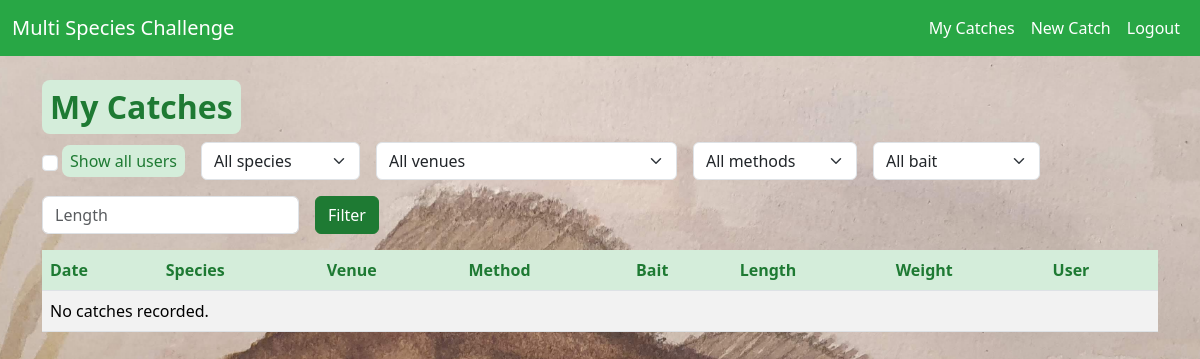
The app's page /catch/ (signed in), older data.
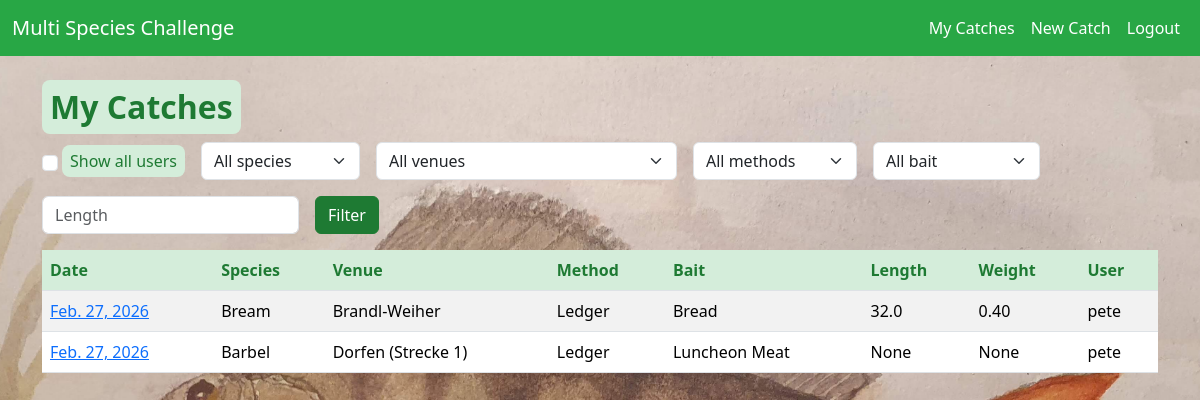
The same page, newer data.
### catch/models.py (models this page shows, shortened)
class Catch(models.Model):
    user = models.ForeignKey(settings.AUTH_USER_MODEL, on_delete=models.CASCADE)
    date = models.DateField()
    species = models.ForeignKey(Species, on_delete=models.PROTECT)
    venue = models.ForeignKey(Venue, on_delete=models.PROTECT)
    method = models.ForeignKey(Method, on_delete=models.PROTECT)
    bait = models.ForeignKey(Bait, on_delete=models.PROTECT)
    length = TolerantDecimalField(max_digits=4, decimal_places=1, blank=True, null=True)
    weight = models.DecimalField(max_digits=6, decimal_places=2, blank=True, null=True)
    picture = models.ImageField(upload_to='catch_pics/', blank=True, null=True)
    comments = models.TextField(blank=True, null=True)
    class Meta:
        ordering = ['-date']

class Species(models.Model):
    name = models.CharField(max_length=50, unique=True)
    class Meta:
        ordering = ['name']

class Venue(models.Model):
    name = models.CharField(max_length=50, unique=True)
    class Meta:
        ordering = ['name']

class Method(models.Model):
    name = models.CharField(max_length=50, unique=True)
    class Meta:
        ordering = ['name']

class Bait(models.Model):
    name = models.CharField(max_length=50, unique=True)
    class Meta:
        ordering = ['name']

### catch/views.py (the view)
# urls.py: path('', CatchListView.as_view(), name='catch_list'),
class CatchListView(LoginRequiredMixin, ListView):
    model = Catch
    template_name = 'catch/catch_list.html'
    context_object_name = 'catches'
    paginate_by = 20
    def get_queryset(self):
        show_all = self.request.GET.get('all') == '1'
        if show_all:
            qs = Catch.objects.all()
        else:
            qs = Catch.objects.filter(user=self.request.user)
        species = self.request.GET.get('species')
        venue = self.request.GET.get('venue')
        method = self.request.GET.get('method')
        bait = self.request.GET.get('bait')
        length = self.request.GET.get('length')
        if species:
            qs = qs.filter(species_id=species)
        if venue:
            qs = qs.filter(venue_id=venue)
        if method:
            qs = qs.filter(method_id=method)
        if bait:
            qs = qs.filter(bait_id=bait)
        if length:
            try:
                qs = qs.filter(length=float(length))
            except (ValueError, TypeError):
                pass
        return qs
    def get_context_data(self, **kwargs):
        ctx = super().get_context_data(**kwargs)
        ctx['species_choices'] = Species.objects.all()
        ctx['venue_choices'] = Venue.objects.all()
        ctx['method_choices'] = Method.objects.all()
        ctx['bait_choices'] = Bait.objects.all()
        ctx['current_filters'] = {
            'species': self.request.GET.get('species', ''),
            'venue': self.request.GET.get('venue', ''),
            'method': self.request.GET.get('method', ''),
            'bait': self.request.GET.get('bait', ''),
            'length': self.request.GET.get('length', ''),
            'all': self.request.GET.get('all', ''),
        }
        ctx['show_all'] = self.request.GET.get('all') == '1'
        return ctx

### catch/context_processors.py (called while the page is built)
def random_background(request):
    if 'background' not in request.session:
        images_dir = os.path.join(settings.BASE_DIR, 'static', 'images', 'fishing')
        try:
            pics = [f for f in os.listdir(images_dir) if os.path.isfile(os.path.join(images_dir, f))]
        except FileNotFoundError:
            pics = []
        if pics:
            choice = random.choice(pics)
            request.session['background'] = f'images/fishing/{choice}'
    return {'random_bg': request.session.get('background', '')}

### catch/models.py (called while the page is built)
    def from_db_value(self, value, expression, connection):
        if value is None:
            return None
        try:
            return self.to_python(value)
        except (TypeError, InvalidOperation, ValueError):
            return None

### catch/templates/catch/catch_list.html (shortened to what this page needs)
{% extends 'base.html' %}
{% block content %}
<h2>{% if show_all %}All Catches{% else %}My Catches{% endif %}</h2>
<form method="get" class="row g-3 mb-3">
  <div class="col-auto d-flex align-items-center">
    <input type="checkbox" name="all" value="1" id="id_all" class="form-check-input" {% if current_filters.all == '1' %}checked{% endif %}>
    <label for="id_all" class="form-check-label ms-1">Show all users</label>
  </div>
  <div class="col-auto">
    <select name="species" class="form-select">
      <option value="">All species</option>
    </select>
  </div>
  <div class="col-auto">
    <select name="venue" class="form-select">
      <option value="">All venues</option>
    </select>
  </div>
  <div class="col-auto">
    <select name="method" class="form-select">
      <option value="">All methods</option>
    </select>
  </div>
  <div class="col-auto">
    <select name="bait" class="form-select">
      <option value="">All bait</option>
    </select>
  </div>
  <div class="col-auto">
    <input type="number" name="length" placeholder="Length" step="0.1" class="form-control" value="{{ current_filters.length }}">
  </div>
  <div class="col-auto">
    <button class="btn btn-primary" type="submit">Filter</button>
  </div>
</form>
<table class="table table-striped">
    <thead>
        <tr>
            <th>Date</th>
            <th>Species</th>
            <th>Venue</th>
            <th>Method</th>
            <th>Bait</th>
            <th>Length</th>
            <th>Weight</th>
            <th>User</th>
        </tr>
    </thead>
    <tbody>
        {% for catch in catches %}
        <tr>
          <td><a href="{% url 'catch_detail' catch.pk %}">{{ catch.date }}</a></td>
          <td>{{ catch.species.name }}</td>
          <td>{{ catch.venue.name }}</td>
          <td>{{ catch.method.name }}</td>
          <td>{{ catch.bait.name }}</td>
          <td>{{ catch.length }}</td>
          <td>{{ catch.weight }}</td>
          <td>{{ catch.user.username }}</td>
        </tr>
        {% empty %}
        <tr><td colspan="8">No catches recorded.</td></tr>
        {% endfor %}
    </tbody>
</table>
{% endblock %}

### templates/base.html (shortened to what this page needs)
<!DOCTYPE html>
<html lang="en">
<head>
    {% load static %}
    {% load django_bootstrap5 %}
    {% bootstrap_css %}
    <link rel="stylesheet" href="{% static 'css/site.css' %}">
</head>
<body{% if random_bg %} style="background-image: url('{% static random_bg %}');"{% endif %}>
<nav class="navbar navbar-expand-lg navbar-light">
  <div class="container-fluid">
    <a class="navbar-brand" href="{% url 'home' %}">Multi Species Challenge</a>
    <div class="collapse navbar-collapse" id="navbarNav">
      <ul class="navbar-nav ms-auto">
        {% if user.is_authenticated %}
          <li class="nav-item"><a class="nav-link" href="{% url 'catch_list' %}">My Catches</a></li>
          <li class="nav-item"><a class="nav-link" href="{% url 'catch_new' %}">New Catch</a></li>
          <li class="nav-item">
            <form method="post" action="{% url 'logout' %}" class="nav-link p-0">
                <button type="submit" class="nav-link btn btn-link">Logout</button>
            </form>
          </li>
        {% else %}
          <li class="nav-item"><a class="nav-link" href="{% url 'login' %}">Login</a></li>
          <li class="nav-item"><a class="nav-link" href="{% url 'register' %}">Register</a></li>
        {% endif %}
      </ul>
    </div>
  </div>
</nav>
<div class="container mt-4 content">
    {% block content %}{% endblock %}
</div>
</body>
</html>

### static/css/site.css (style rules this page uses)
:root { --bs-primary: #28a745; --bs-secondary: #6c757d; --bs-success: #28a745; --header-color: #1e7a33; --bs-info: #17a2b8; --bs-warning: #ffc107; --bs-danger: #dc3545; --bs-light: #f8f9fa; --bs-dark: #343a40; }
html, body { height: 100%; margin: 0; padding: 0; }
body { background-color: #f4fef4; background-size: cover; background-repeat: no-repeat; background-position: center center; background-attachment: fixed; min-height: 100vh; }
.navbar { background-color: var(--bs-success) !important; }
.navbar .navbar-brand, .navbar .nav-link { color: #fff !important; }
.content label, .content .form-label, .content .form-check-label, .content .form-control-label { color: var(--header-color) !important; font-weight: 500; background-color: #d4edda !important; padding: 0.25rem 0.5rem !important; display: inline-block !important; border-radius: 0.5rem !important; }
.content h1, .content h2, .content h3, .content h4, .content h5, .content h6 { color: var(--header-color) !important; font-weight: 600; background-color: #d4edda !important; padding: 0.5rem !important; display: inline-block !important; border-radius: 0.5rem !important; }
.content th { color: var(--header-color) !important; font-weight: 600; background-color: #d4edda !important; padding: 0.5rem !important; }
.btn-primary { background-color: var(--header-color) !important; border-color: var(--header-color) !important; color: #fff !important; }

Row changes from the older to the newer data that the page shows:
added Catch: date "Feb. 27, 2026", species.name "Bream", venue.name "Brandl-Weiher", method.name "Ledger", bait.name "Bread", length "32.0", weight "0.40", user.username "pete"
added Catch: date "Feb. 27, 2026", species.name "Barbel", venue.name "Dorfen (Strecke 1)", method.name "Ledger", bait.name "Luncheon Meat", length "None", weight "None", user.username "pete"
Text that changed along with them:
text no longer shown: "No catches recorded."
